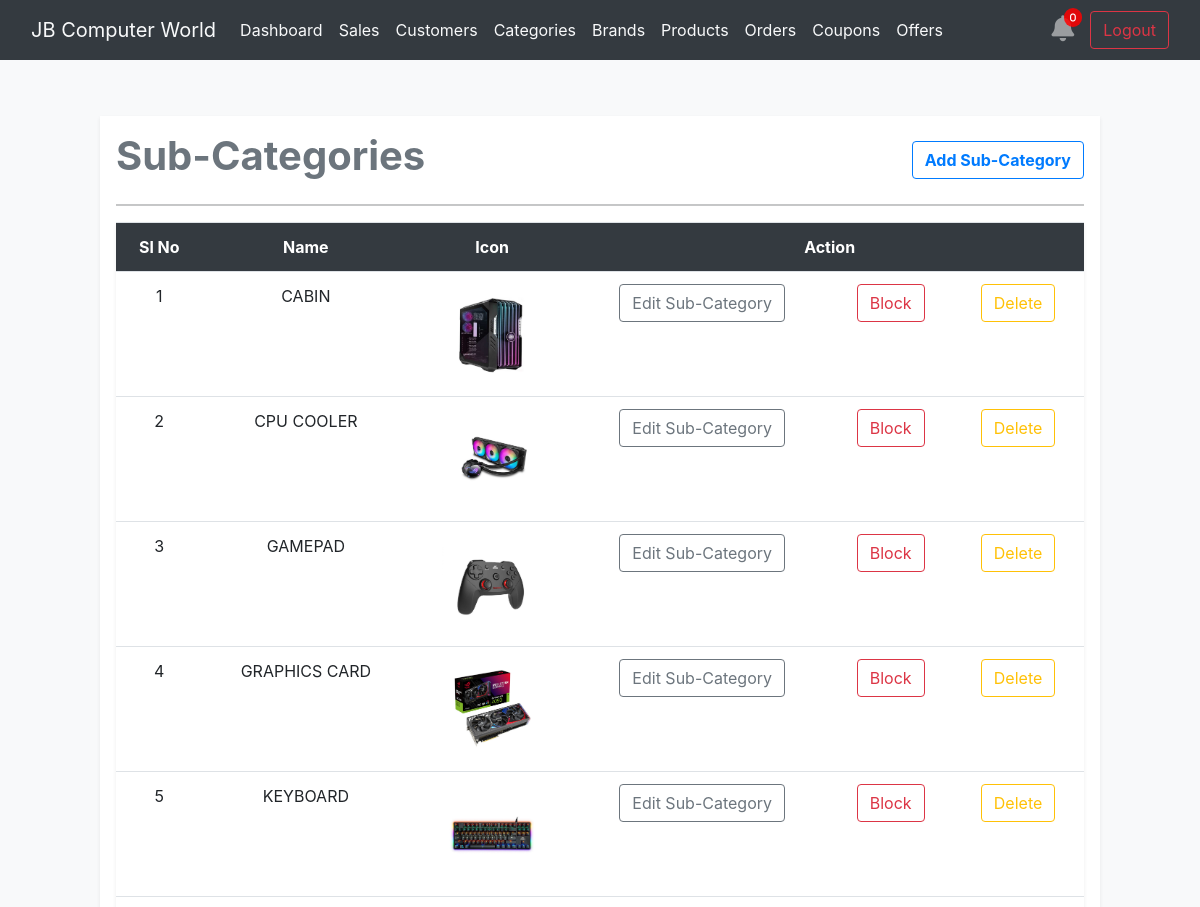
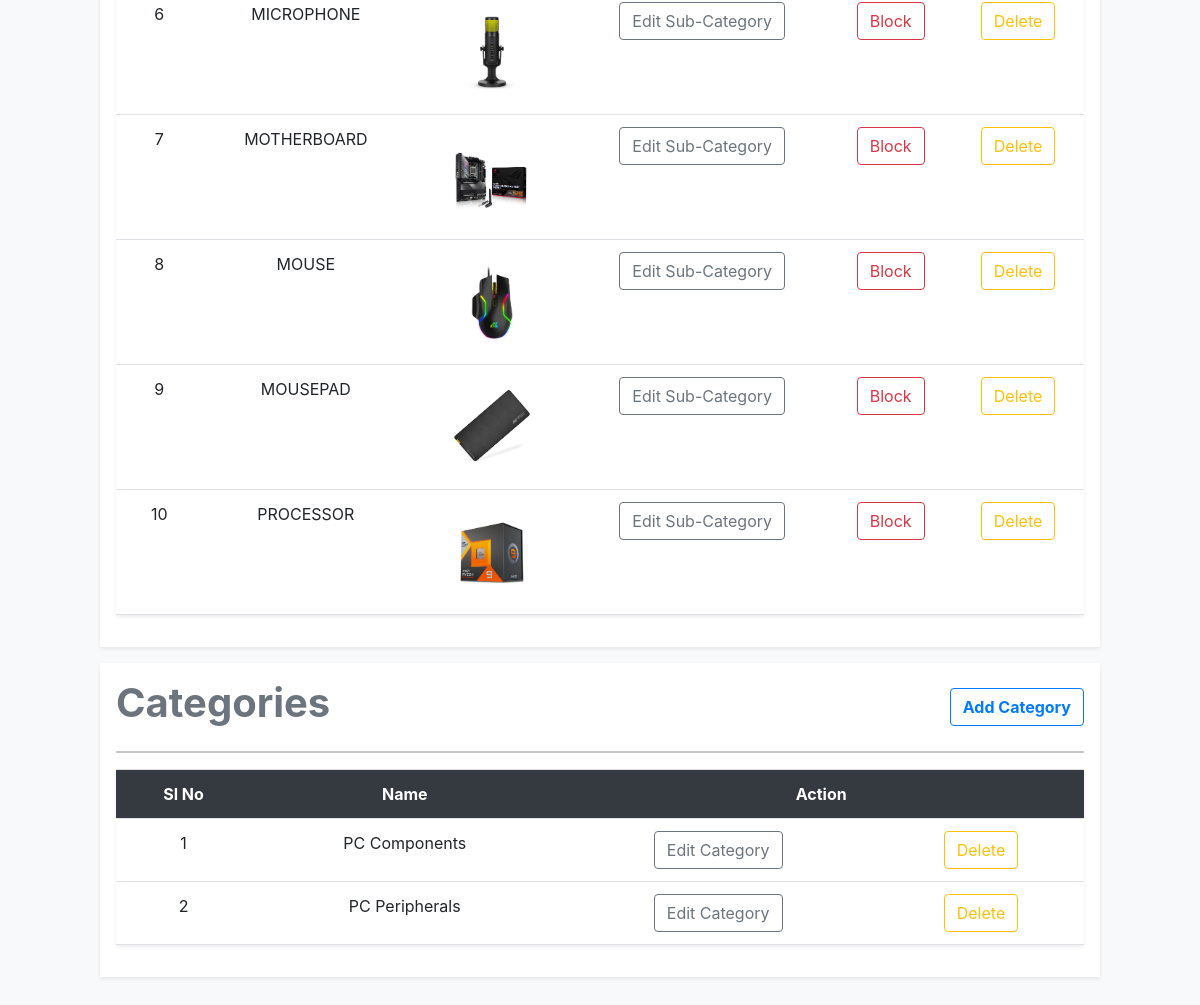
The app's page /categoryView with its own data (2 pictures, top to bottom).
### product/models.py (models this page shows, shortened)
class Subcategory(models.Model):
    category = models.ForeignKey(Category, on_delete=models.CASCADE)
    name = models.CharField(max_length=50)
    image = models.ImageField(upload_to='category')
    active = models.BooleanField(default=True)
    slug = models.SlugField()
    class Meta:
        verbose_name_plural = 'Subcategories'
        ordering = ('name',)

class Category(models.Model):
    name = models.CharField(max_length=50)
    slug = models.SlugField()
    class Meta:
        verbose_name_plural = 'Categories'
        ordering = ('name',)

### administration/views.py (the view)
# urls.py: path('categoryView', categoryView, name='categoryView'),
def categoryView(request):
    category = Category.objects.all()
    sub = Subcategory.objects.all()
    context = {
        'category': category,
        'sub': sub,
    }
    return render(request, 'admin_manage/category/categories.html', context)

### cart/context_processor.py (called while the page is built)
def cart(request):
    total_cart_item = 0
    if request.user.is_authenticated:
        cart = CartItem.objects.filter(user=request.user)
        for item in cart:
            total_cart_item += item.quantity
    return {'total_cart_item': total_cart_item}

### templates/admin_manage/category/categories.html (shortened to what this page needs)
{% extends 'admin_manage/adm/base.html' %}
{% block body_content %}
<div class="container-fluid">
    <div class="row my-5 d-flex justify-content-center">
        <div class="col-10 p-3 bg-white shadow-sm my-2">
            <div class="d-flex justify-content-between align-items-center">
                <h1 class="fw-bold text-center text-secondary">Sub-Categories</h1>
                <button type="button" class="btn btn-outline-primary fw-bold" data-toggle="modal" data-target="#AddSubcat">Add Sub-Category</button>
            </div>
            <hr>
            <table class="table text-center shadow-sm">
                <tr class="bg-dark text-white">
                    <th>Sl No</th>
                    <th>Name</th>
                    <th>Icon</th>
                    <th colspan="3">Action</th>
                </tr>
                {% for sub in sub %}
                <tr>
                    <td>{{ forloop.counter }}</td>
                    <td>{{ sub.name }}</td>
                    <td>
                        <img src="{{ sub.image.url }}" class="img-fluid" style="height: 100px;">
                    </td>
                    <td>
                        <a href="{% url 'subcategoryEdit' sub.id %}" class="btn btn-outline-secondary">Edit Sub-Category</a>
                    </td>
                    <td>
                        {% if sub.active %}
                            <a href="{% url 'subcategoryBlock' sub.id %}" class="btn btn-outline-danger">Block</a>
                        {% else %}
                            <a href="{% url 'subcategoryBlock' sub.id %}" class="btn btn-outline-success">Unblock</a>
                        {% endif %}
                    </td>
                    <td>
                        <a href="{% url 'subcategoryDelete' sub.id %}" class="btn btn-outline-warning">Delete</a>
                    </td>
                </tr>
                {% endfor %}
            </table>
        </div>
        <div class="col-10 p-3 bg-white shadow-sm my-2">
            <div class="d-flex justify-content-between align-items-center">
                <h1 class="fw-bold text-center text-secondary">Categories</h1>
                <button type="button" class="btn btn-outline-primary fw-bold" data-toggle="modal" data-target="#Addcat">Add Category</button>
            </div>
            <hr>
            <table class="table text-center shadow-sm">
                <tr class="bg-dark text-white">
                    <th>Sl No</th>
                    <th>Name</th>
                    <th colspan="2">Action</th>
                </tr>
                {% for cat in category %}
                <tr>
                    <td>{{ forloop.counter }}</td>
                    <td>{{ cat.name }}</td>
                    <td>
                        <a href="{% url 'categoryEdit' cat.id %}" class="btn btn-outline-secondary">Edit Category</a>
                    </td>
                    <td>
                        <a href="{% url 'categoryDelete' cat.id %}" class="btn btn-outline-warning">Delete</a>
                    </td>
                </tr>
                {% endfor %}
            </table>
        </div>
    </div>
</div>
{% endblock %}

### templates/admin_manage/adm/base.html (shortened to what this page needs)
<!doctype html>
<html lang="en">
<head>
  <link href="https://cdn.jsdelivr.net/npm/bootstrap@5.0.2/dist/css/bootstrap.min.css" rel="stylesheet"
>
  <link rel="stylesheet" href="https://cdn.jsdelivr.net/npm/bootstrap@4.0.0/dist/css/bootstrap.min.css"
>
  <link rel="stylesheet" href="https://cdnjs.cloudflare.com/ajax/libs/font-awesome/6.4.2/css/all.min.css"
 />
</head>
<body class="bg-light">
    <nav class="navbar navbar-expand-lg navbar-dark bg-dark ">
        <div class="container-fluid ">
          <a class="navbar-brand text-light" href="{% url 'dashboard' %}">JB Computer World</a>
          <div class="collapse navbar-collapse" id="navbarSupportedContent">
            <ul class="navbar-nav me-auto mb-2 mb-lg-0">
              <li class="nav-item">
                <a class="nav-link active text-light" aria-current="page" href="{% url 'dashboard' %}">Dashboard</a>
              </li>
              <li class="nav-item">
                <a class="nav-link active text-light" aria-current="page" href="{% url 'sales_report' %}">Sales</a>
              </li>
              <li class="nav-item">
                <a class="nav-link active text-light" aria-current="page" href="{% url 'customer_view' %}">Customers</a>
              </li>
              <li class="nav-item">
                <a class="nav-link active text-light" aria-current="page" href="{% url 'categoryView' %}">Categories</a>
              </li>
              <li class="nav-item">
                <a class="nav-link active text-light" aria-current="page" href="{% url 'brandView' %}">Brands</a>
              </li>
              <li class="nav-item">
                <a class="nav-link active text-light" aria-current="page" href="{% url 'productView' %}">Products</a>
              </li>
              <li class="nav-item">
                <a class="nav-link active text-light" aria-current="page" href="{% url 'orders' %}">Orders</a>
              </li>
              <li class="nav-item">
                <a class="nav-link active text-light" aria-current="page" href="{% url 'coupons' %}">Coupons</a>
              </li>
              <li class="nav-item">
                <a class="nav-link active text-light" aria-current="page" href="{% url 'offers' %}">Offers</a>
              </li>
            </ul>
              <div class="d-flex dropstart mx-2">
                <div class="collapse navbar-collapse dropstart" id="navbarNavDarkDropdown">
                  <ul class="navbar-nav">
                    <li class="nav-item dropdown dropdown-menu-start">
                      <a class="nav-link " href="#"  data-bs-toggle="dropdown" aria-expanded="false">
                        <i id="bellCount" class="fa-solid fa-bell" data-count="0" ></i>
                      </a>
                    </li>
                  </ul>
                </div>
              </div>
            <form class="d-flex">
              <a href="{% url 'logout' %}" class="btn btn-outline-danger">Logout</a>
            </form>
          </div>
        </div>
      </nav>
<section style="min-height: 90vh;">
    {% block body_content %}
    {% endblock %}
</section>
</body>
</html>

### templates/admin_manage/adm/base.html (style rules this page uses)
.fa-solid { font-size: 26px; }
.fa-solid[data-count]:after { position: absolute; right: 0%; top: 1%; content: attr(data-count); font-size: 36%; padding: .6em; border-radius: 999px; line-height: .75em; color: white; background: rgba(255, 0, 0, .85); text-align: center; min-width: 2em; font-weight: bold; }

### records on screen
Subcategory: name "CABIN", image (picture), active "Block"
Subcategory: name "CPU COOLER", image (picture), active "Block"
Subcategory: name "GAMEPAD", image (picture), active "Block"
Subcategory: name "GRAPHICS CARD", image (picture), active "Block"
Subcategory: name "KEYBOARD", image (picture), active "Block"
Subcategory: name "MICROPHONE", image (picture), active "Block"
Subcategory: name "MOTHERBOARD", image (picture), active "Block"
Subcategory: name "MOUSE", image (picture), active "Block"
Subcategory: name "MOUSEPAD", image (picture), active "Block"
Subcategory: name "PROCESSOR", image (picture), active "Block"
Category: name "PC Components"
Category: name "PC Peripherals"
